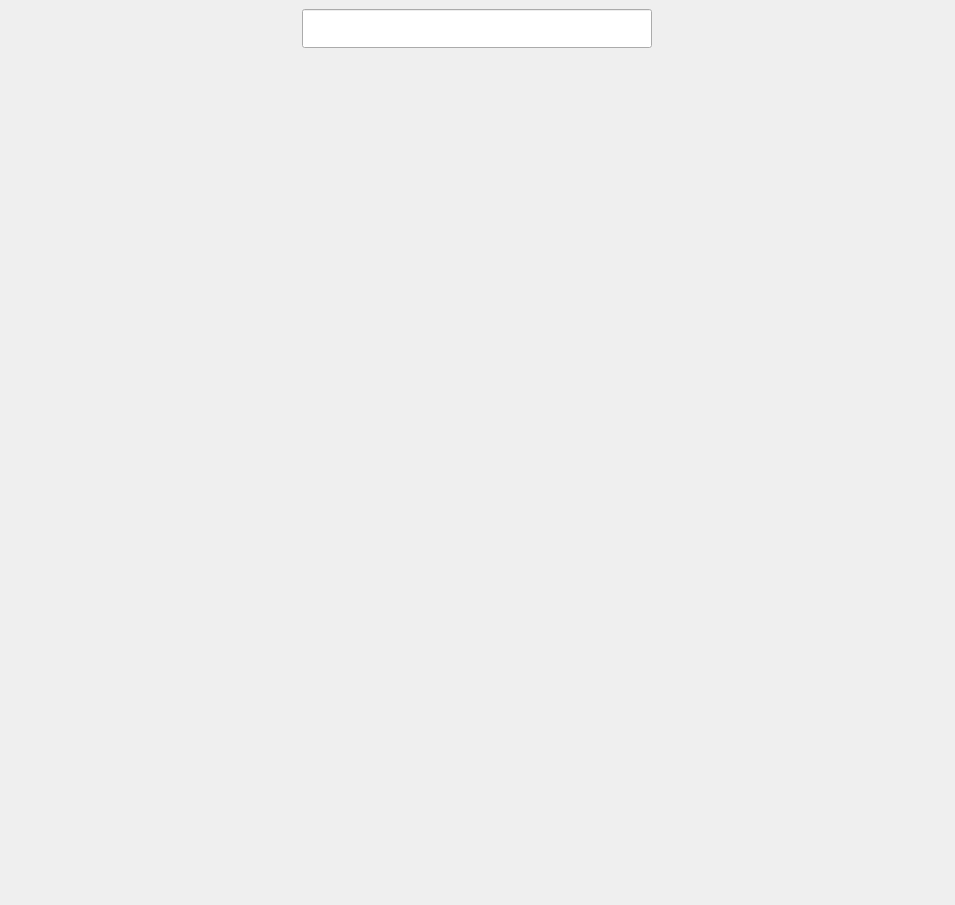
<?xml version="1.0" encoding="UTF-8"?>
<ui version="4.0">
 <class>MainWindow</class>
 <widget class="QMainWindow" name="MainWindow">
  <property name="geometry">
   <rect>
    <x>0</x>
    <y>0</y>
    <width>955</width>
    <height>905</height>
   </rect>
  </property>
  <property name="windowTitle">
   <string>MainWindow</string>
  </property>
  <widget class="QWidget" name="centralwidget">
   <property name="sizePolicy">
    <sizepolicy hsizetype="Preferred" vsizetype="Minimum">
     <horstretch>0</horstretch>
     <verstretch>0</verstretch>
    </sizepolicy>
   </property>
   <property name="minimumSize">
    <size>
     <width>0</width>
     <height>905</height>
    </size>
   </property>
   <layout class="QVBoxLayout" name="verticalLayout">
    <item>
     <layout class="QHBoxLayout" name="horizontalLayout">
      <property name="sizeConstraint">
       <enum>QLayout::SetDefaultConstraint</enum>
      </property>
      <property name="topMargin">
       <number>0</number>
      </property>
      <item>
       <widget class="QLineEdit" name="search_bar">
        <property name="sizePolicy">
         <sizepolicy hsizetype="Maximum" vsizetype="Minimum">
          <horstretch>2</horstretch>
          <verstretch>0</verstretch>
         </sizepolicy>
        </property>
        <property name="minimumSize">
         <size>
          <width>0</width>
          <height>39</height>
         </size>
        </property>
        <property name="maximumSize">
         <size>
          <width>350</width>
          <height>200</height>
         </size>
        </property>
        <property name="sizeIncrement">
         <size>
          <width>0</width>
          <height>0</height>
         </size>
        </property>
        <property name="baseSize">
         <size>
          <width>0</width>
          <height>0</height>
         </size>
        </property>
        <property name="font">
         <font>
          <family>Calibri</family>
          <pointsize>13</pointsize>
          <weight>50</weight>
          <italic>false</italic>
          <bold>false</bold>
          <underline>false</underline>
         </font>
        </property>
        <property name="text">
         <string/>
        </property>
        <property name="cursorPosition">
         <number>0</number>
        </property>
        <property name="alignment">
         <set>Qt::AlignLeading|Qt::AlignLeft|Qt::AlignVCenter</set>
        </property>
        <property name="dragEnabled">
         <bool>true</bool>
        </property>
       </widget>
      </item>
     </layout>
    </item>
    <item>
     <widget class="QScrollArea" name="scrollArea">
      <property name="frameShape">
       <enum>QFrame::NoFrame</enum>
      </property>
      <property name="horizontalScrollBarPolicy">
       <enum>Qt::ScrollBarAlwaysOff</enum>
      </property>
      <property name="widgetResizable">
       <bool>true</bool>
      </property>
      <widget class="QWidget" name="search_results">
       <property name="geometry">
        <rect>
         <x>0</x>
         <y>0</y>
         <width>937</width>
         <height>840</height>
        </rect>
       </property>
       <layout class="QVBoxLayout" name="verticalLayout_2"/>
      </widget>
     </widget>
    </item>
   </layout>
  </widget>
 </widget>
 <resources/>
 <connections/>
</ui>
